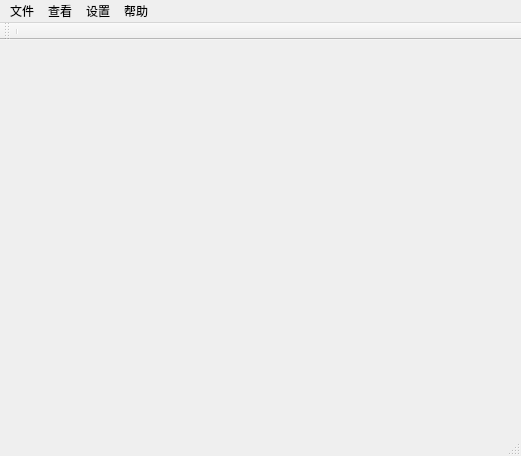
<?xml version="1.0" encoding="UTF-8"?>
<ui version="4.0">
 <class>MainWindow</class>
 <widget class="QMainWindow" name="MainWindow">
  <property name="geometry">
   <rect>
    <x>0</x>
    <y>0</y>
    <width>521</width>
    <height>456</height>
   </rect>
  </property>
  <property name="windowTitle">
   <string>MainWindow</string>
  </property>
  <widget class="QWidget" name="widget"/>
  <widget class="QMenuBar" name="menuBar">
   <property name="geometry">
    <rect>
     <x>0</x>
     <y>0</y>
     <width>521</width>
     <height>21</height>
    </rect>
   </property>
   <widget class="QMenu" name="menu">
    <property name="title">
     <string>文件</string>
    </property>
   </widget>
   <widget class="QMenu" name="menu_2">
    <property name="title">
     <string>查看</string>
    </property>
   </widget>
   <widget class="QMenu" name="menu_3">
    <property name="title">
     <string>设置</string>
    </property>
   </widget>
   <widget class="QMenu" name="menu_4">
    <property name="title">
     <string>帮助</string>
    </property>
   </widget>
   <addaction name="menu"/>
   <addaction name="menu_2"/>
   <addaction name="menu_3"/>
   <addaction name="menu_4"/>
  </widget>
  <widget class="QToolBar" name="mainToolBar">
   <attribute name="toolBarArea">
    <enum>TopToolBarArea</enum>
   </attribute>
   <attribute name="toolBarBreak">
    <bool>false</bool>
   </attribute>
   <addaction name="separator"/>
  </widget>
  <widget class="QStatusBar" name="statusBar"/>
 </widget>
 <layoutdefault spacing="6" margin="11"/>
 <resources/>
 <connections/>
</ui>
